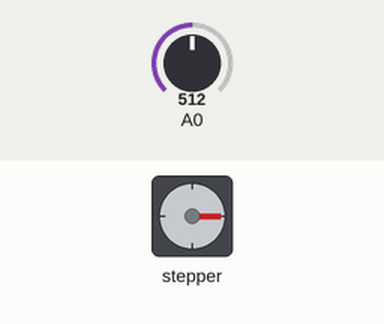
Recording of a sketch running on a simulated Arduino Uno, built with avr-gcc and run on an emulated ATmega328P. Parts: stepper motor. Inputs (shaded band) come from the test bench; at power-on: A0 = 512. Stepper angles assume 2048 steps per turn.

Above: at 2.9 s.
3.0 s: A0 set to 716
At 4.3 s:
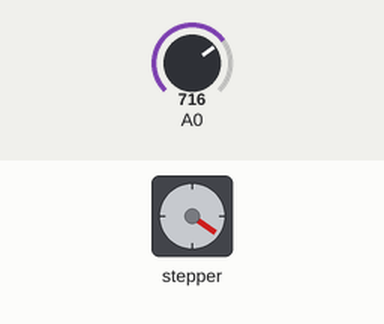
5.4 s: A0 set to 1023
At 7.7 s:
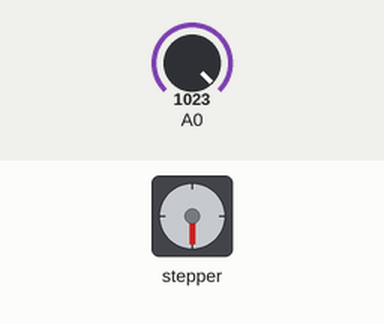
8.3 s: A0 set to 900
At 9.7 s:
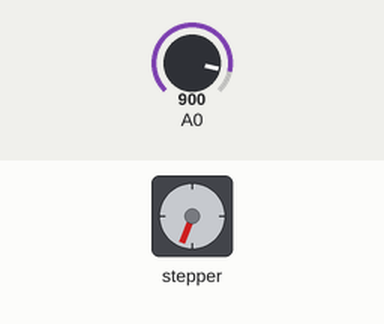
10.4 s: A0 set to 306
At 13.3 s:
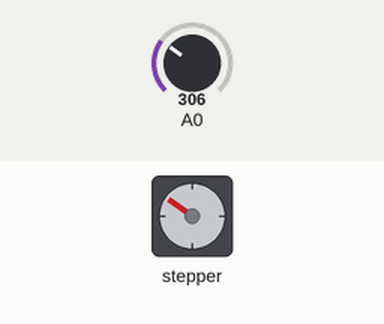
13.4 s: A0 set to 122
At 15.3 s:
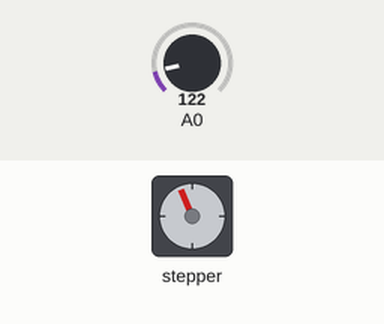
Timing chart, 0 to 16.7 s (numbered marks = the images above; inputs shaded):
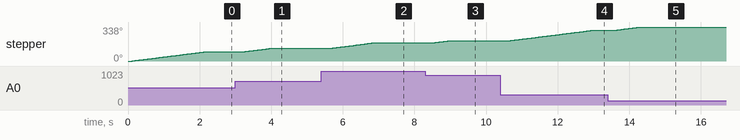

Measured:
- after the input at 3.0 s, stepper: turns 35° clockwise in 0.75 s, starting after 0.19 s
- after the input at 5.4 s, stepper: turns 54° clockwise in 1.2 s, starting after 0.23 s
- after the input at 8.3 s, stepper: turns 22° clockwise in 0.47 s, starting after 0.20 s
- after the input at 10.4 s, stepper: turns 104° clockwise in 2.3 s, starting after 0.24 s
- after the input at 13.4 s, stepper: turns 33° clockwise in 0.71 s, starting after 0.18 s
- by itself, stepper: turns 90° clockwise in 2.0 s

The sketch:

stepper_potentiometer.ino
```cpp
// ============================
#include <Stepper.h>

// change this to the number of steps on your motor
const int STEPS = 64;

// create an instance of the stepper class, specifying
// the number of steps of the motor and the pins it's
// attached to
Stepper stepper(STEPS, 8, 9, 10, 11);

// the previous reading from the analog input
int previous = analogRead(0);
int val = analogRead(0);
int diff = val-previous;

void setup() {
  // set the speed of the motor to (RPM)
  stepper.setSpeed(240);
  Serial.println("===========");

}

void loop() {
  // get the sensor value
  val= analogRead(0);
  Serial.print("val = ");
  Serial.println(val);
   Serial.print("previous = ");
  Serial.println(previous);
diff = val-previous;
 Serial.print("diff = ");
  Serial.println(diff);
  // move a number of steps equal to the change in the
  // sensor reading
  delay(100);
if (diff >0) {
  stepper.step(diff);
}
if (diff <=0) {
  stepper.step(-diff);
}
  // remember the previous value of the sensor
  previous = val;
  delay(50);
}
```
